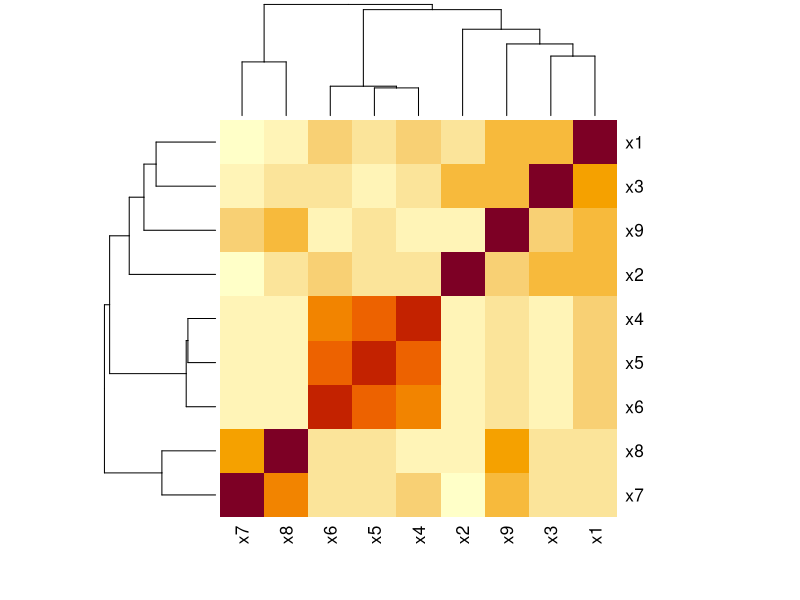
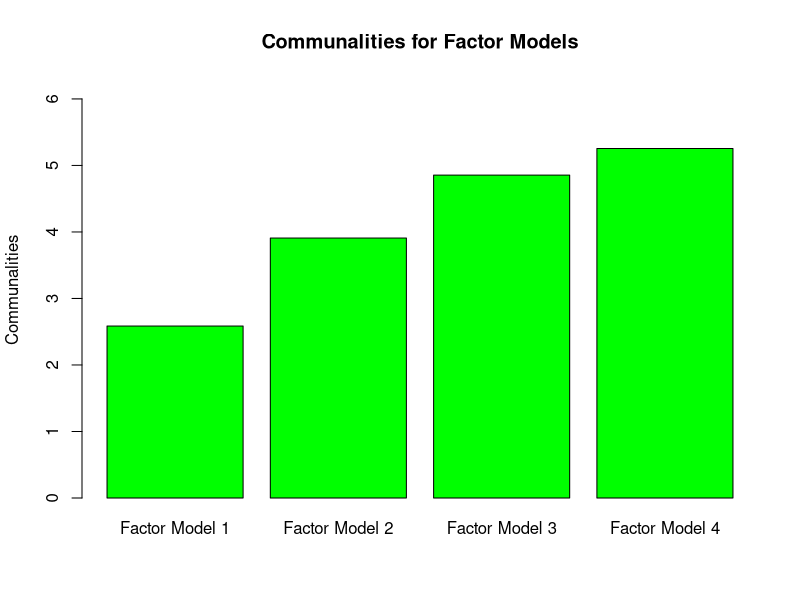
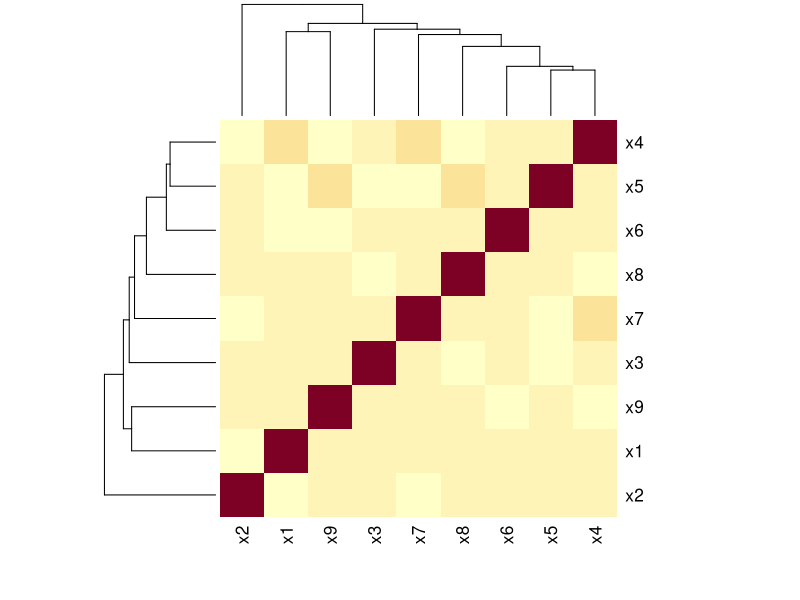

Reproduce these figures in R, in order.
## ---- chunk 1
knitr::opts_chunk$set(echo = TRUE)
## ---- chunk 2
library(lavaan)
data("HolzingerSwineford1939")
head(HolzingerSwineford1939)
## ---- chunk 3
data <- HolzingerSwineford1939[,c("x1","x2","x3","x4","x5","x6","x7","x8","x9")]
## ---- chunk 4
matrcor <- cor(data)
heatmap(matrcor)
## ---- chunk 5
attach(data)
f1<-factanal(~ x1+x2+x3+x4+x5+x6+x7+x8+x9,
              data=data,
             1)
f2<-factanal(~x1+x2+x3+x4+x5+x6+x7+x8+x9,
             data=data,
             2) 
f3<-factanal(~x1+x2+x3+x4+x5+x6+x7+x8+x9,
             data=data,
             3)


## ---- chunk 6
f3
## ---- chunk 7
Chisq_f1 <- round(f1$STATISTIC, 3)
Chisq_f1
## ---- chunk 8
Chisq_f2 <- round(f2$STATISTIC, 3)
Chisq_f3 <- round(f3$STATISTIC, 3)
Chisq_f2
Chisq_f3
## ---- chunk 9
df_f1 <- f1$dof
df_f1
## ---- chunk 10
df_f2 <- f2$dof
df_f3 <- f3$dof
## ---- chunk 11
p_value_df1 <- f1$PVAL
p_value_df2 <- f2$PVAL
p_value_df3 <- f3$PVAL
## ---- chunk 12
loadings(f1)
loadings(f2)
loadings(f3)
## ---- chunk 13
comm_f1 <- rowSums(loadings(f1)^2) 
comm_f2 <- rowSums(loadings(f2)^2)
comm_f3 <- rowSums(loadings(f3)^2)
## ---- chunk 14
sum(comm_f1)
sum(comm_f2)
sum(comm_f3)
## ---- chunk 15
f4<-factanal(~x1+x2+x3+x4+x5+x6+x7+x8+x9,
             data=data,
             4)
comm_f4 <- rowSums(loadings(f4)^2)

## ---- chunk 16
# Create a vector of communalities
communalities <- c(sum(comm_f1), sum(comm_f2), sum(comm_f3), sum(comm_f4))

# Factor model labels
factor_models <- c("Factor Model 1", "Factor Model 2", "Factor Model 3", "Factor Model 4")

# Create a bar plot
barplot(communalities, names.arg = factor_models, col = "green", main = "Communalities for Factor Models", ylab = "Communalities", ylim = c(0, max(communalities) + 1))

## ---- chunk 17
percVar_f1 <- sum(comm_f1)/9
percVar_f2 <- sum(comm_f2)/9
percVar_f3 <- sum(comm_f3)/9

percVar_f1
percVar_f2
percVar_f3
## ---- chunk 18
repcorr_f1 <- loadings(f1)%*%t(loadings(f1))
repcorr_f2 <- loadings(f2)%*%t(loadings(f2))
repcorr_f3 <- loadings(f3)%*%t(loadings(f3))
## ---- chunk 19
corr_check <- heatmap(matrcor - repcorr_f3)
